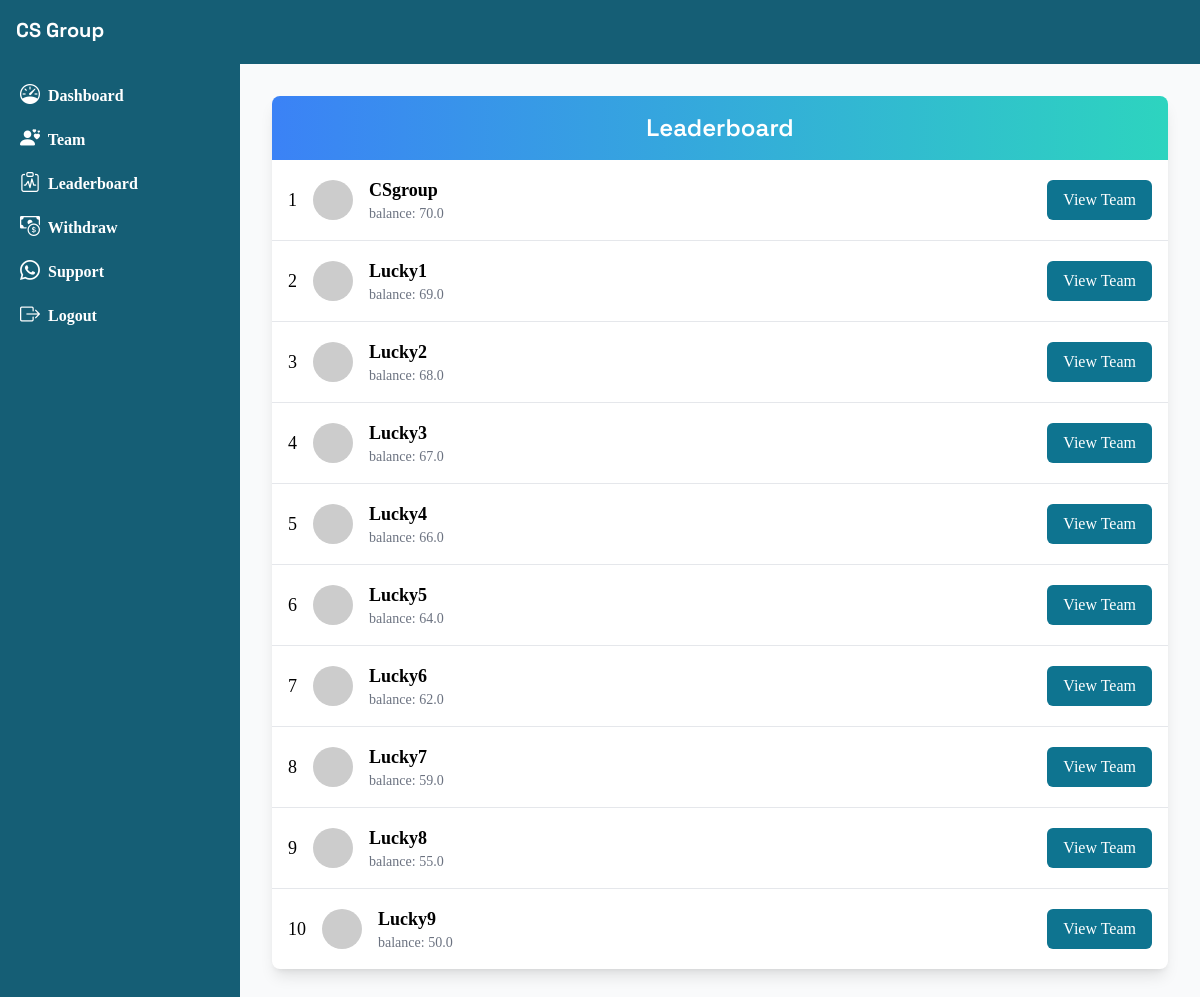
The page /leaderboard (signed in) on the database its author committed.
### base/models.py (models this page shows, shortened)
class Profile(models.Model):
    user = models.ForeignKey(User, on_delete=models.CASCADE)
    name = models.CharField(max_length=200)
    title = models.CharField(max_length=200, null=True, blank=True)
    number = models.CharField(max_length=50)
    balance = models.FloatField(default=00)
    shopping_balance = models.IntegerField(default=0)
    refer_link = models.CharField(max_length=100)
    is_verified = models.BooleanField(default=False)
    referred_by = models.ForeignKey(User, related_name='teams', null=True, blank=True, on_delete=models.CASCADE)

### base/views.py (the view)
# urls.py: path('leaderboard', leaderboard),
@onlyuser
def leaderboard(request):
    p = Profile.objects.all().order_by('-balance')[0:10]
    return render(request, 'lead.html', context={'p':p})

### templates/lead.html
{% extends 'dash.html' %}
{% block body %}
  <div class="container mx-auto p-6">
        <div class="bg-white shadow-lg rounded-lg overflow-hidden">
            <div class="bg-gradient-to-r from-blue-500 to-teal-400 text-white text-center py-4 text-2xl font-semibold">
                Leaderboard
            </div>
            <ul class="divide-y divide-gray-200">
                {% for i in p %}
                <li class="flex items-center justify-between p-4">
                    <div class="flex items-center space-x-4">
                        <span class="text-lg font-medium">{{ forloop.counter }}</span>
                        <img class="w-10 h-10 rounded-full" src="https://api.dicebear.com/8.x/big-smile/svg?seed={{i.user.username}}" alt="User Avatar">
                        <div>
                            <p class="text-lg font-semibold">{{i.user.username}}</p>
                            <p class="text-sm text-gray-500">balance: {{i.balance}}</p>
                        </div>
                    </div>
                    <div>
                        <a href="/teams/{{i.user.username}}">
                        <button class="bg-cyan-700 text-white px-4 py-2 rounded-md hover:bg-blue-600">View Team</button>
                        </a>
                    </div>
                </li>
                {% endfor %}
            </ul>
        </div>
    </div>
    {% endblock %}

### templates/dash.html (style rules this page uses)
body { font-family: "Space Grotesk", sans-serif; }
ul { font-family: "Comfortaa" }

### rows shown on the page
Profile: user.username "CSgroup", balance "70.0"
Profile: user.username "Lucky1", balance "69.0"
Profile: user.username "Lucky2", balance "68.0"
Profile: user.username "Lucky3", balance "67.0"
Profile: user.username "Lucky4", balance "66.0"
Profile: user.username "Lucky5", balance "64.0"
Profile: user.username "Lucky6", balance "62.0"
Profile: user.username "Lucky7", balance "59.0"
Profile: user.username "Lucky8", balance "55.0"
Profile: user.username "Lucky9", balance "50.0"
